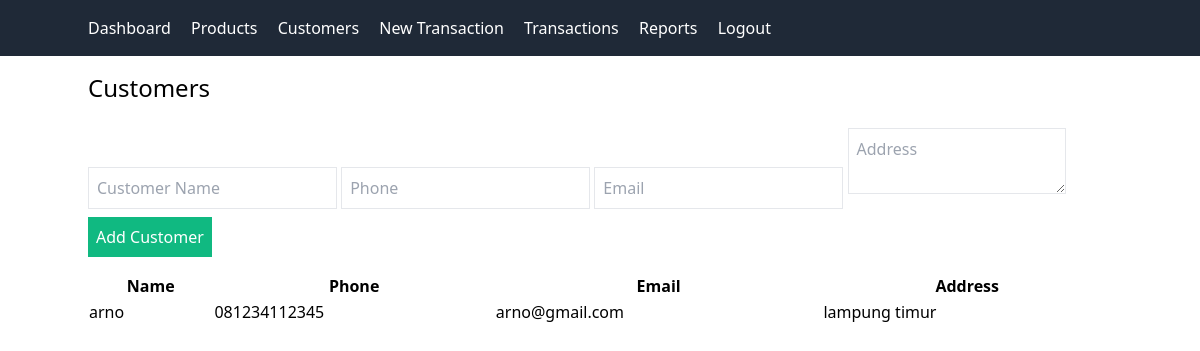
The app's page /customers (signed in) with its own data.
### models.py (models this page shows)
class Customer(db.Model):
    id = db.Column(db.Integer, primary_key= True)
    name = db.Column(db.String(100), nullable=False)
    phone = db.Column(db.String(20))
    email = db.Column(db.String(100))
    address = db.Column(db.Text)

### app.py (the view, shortened to what this page needs)
@app.route('/customers', methods=['GET', 'POST'])
@login_required
def customers():
    all_customers = Customer.query.all()
    return render_template('customers.html', customers=all_customers)

### app.py (called while the page is built)
@login_manager.user_loader
def load_user(user_id):
    return db.session.get(User, int(user_id))

### templates/customers.html
{% extends 'base.html' %}
{% block content %}
<h2 class="text-2xl">Customers</h2>
<form method="POST" class="mt-4">
    <input type="text" name="name" placeholder="Customer Name" required class="border p-2">
    <input type="text" name="phone" placeholder="Phone" class="border p-2 mt-2">
    <input type="email" name="email" placeholder="Email" class="border p-2 mt-2">
    <textarea name="address" placeholder="Address" class="border p-2 mt-2"></textarea>
    <button type="submit" class="bg-green-500 text-white p-2 mt-2">Add Customer</button>
</form>
<table class="mt-4 w-full">
    <thead>
        <tr>
            <th>Name</th>
            <th>Phone</th>
            <th>Email</th>
            <th>Address</th>
        </tr>
    </thead>
    <tbody>
        {% for customer in customers %}
        <tr>
            <td>{{ customer.name }}</td>
            <td>{{ customer.phone }}</td>
            <td>{{ customer.email }}</td>
            <td>{{ customer.address }}</td>
        </tr>
        {% endfor %}
    </tbody>
</table>
{% endblock %}

### records on screen
Customer: name "arno", phone "081234112345", email "arno@gmail.com", address "lampung timur"
